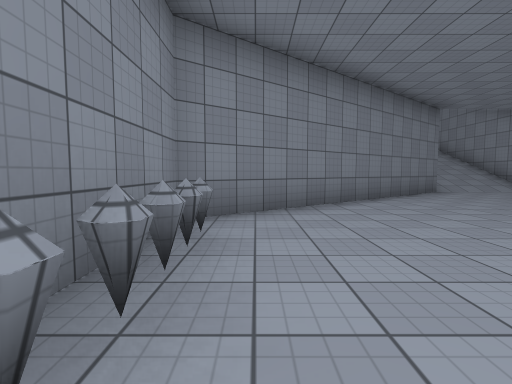
[1] (above)

17 first-person views from a walk through a scene from a Unity 3-D project. The camera is 1.2 m above the floor, tilts 4° down and sees 85° across. The floor is counted in squares, 2 m on a side. Each view is taken from the middle of a square. On the plan, view 1 faces up. The plan holds only what a view shows up to about 9 squares ahead; the rest is blank. The place goes on beyond the plan. The player is left out. Surface patterns are stand-ins for the level's own textures.

[2]
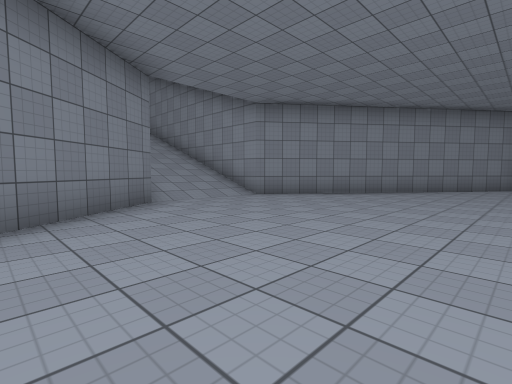

[3]
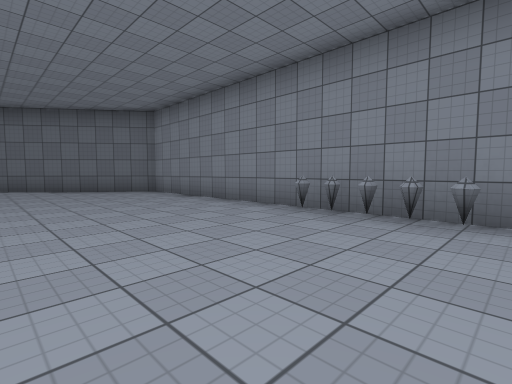

[4]
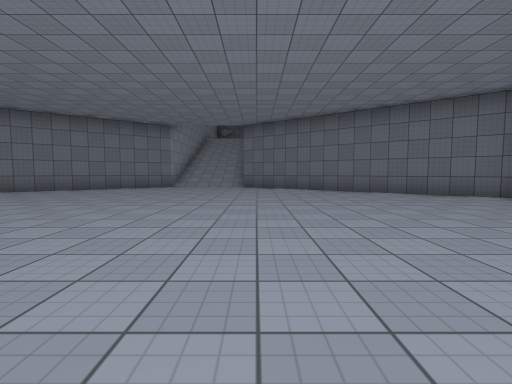

[5]
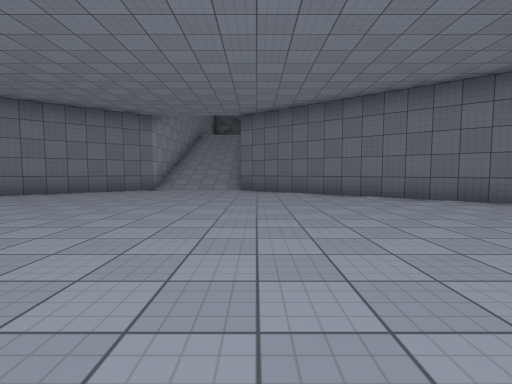

[6]
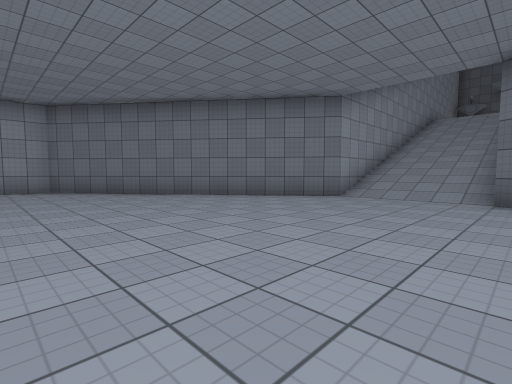

[7]
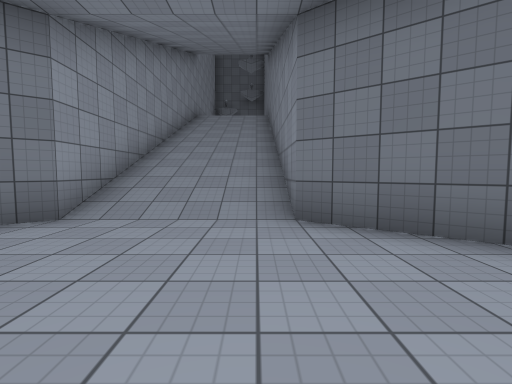

[8]
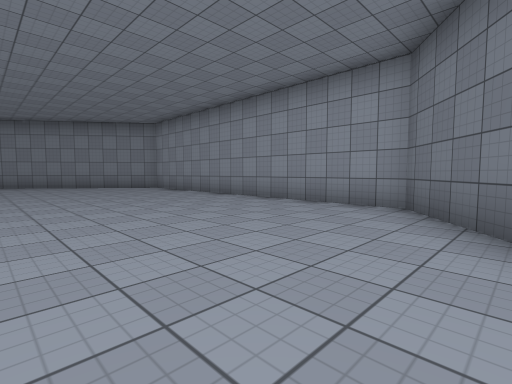

[9]
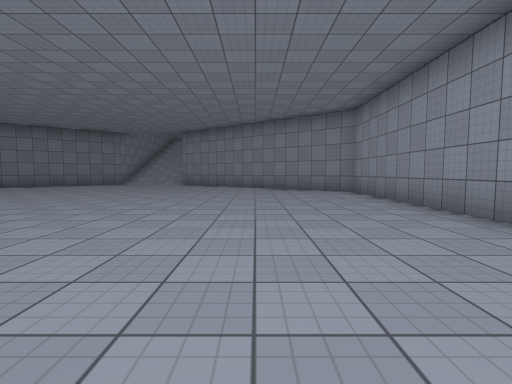

[10]
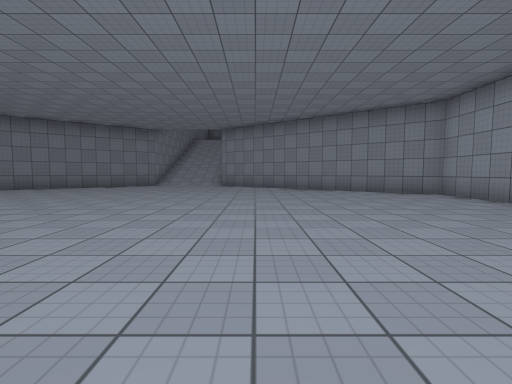

[11]
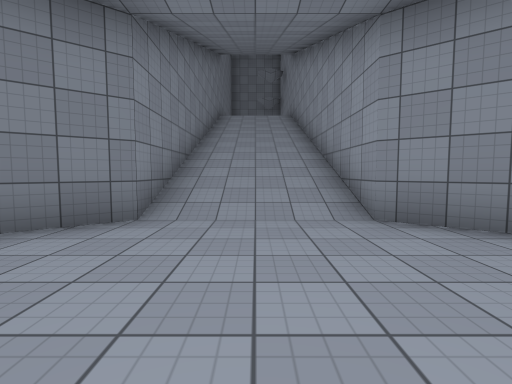

[12]
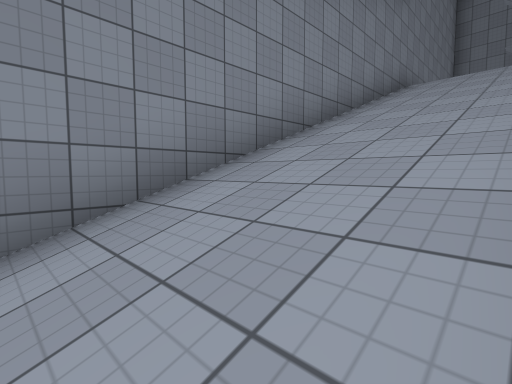

[13]
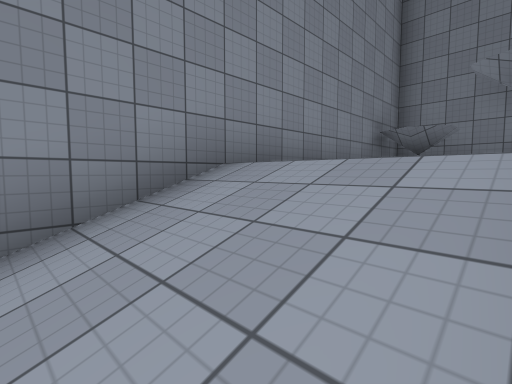

[14]
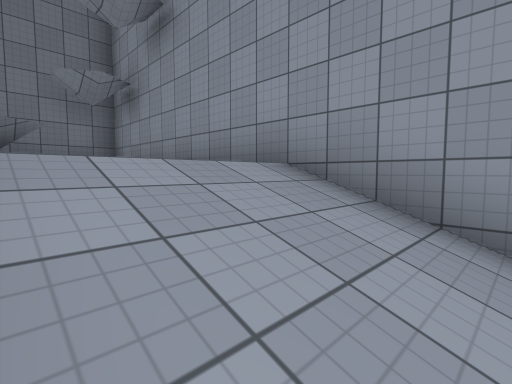

[15]
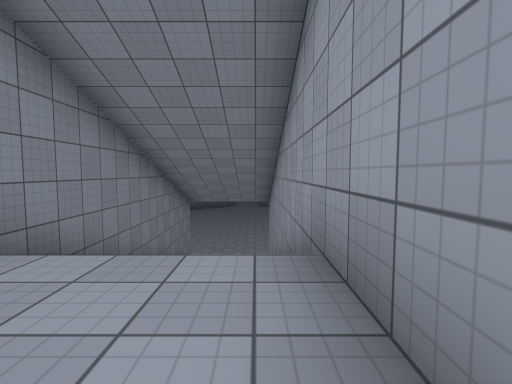

[16]
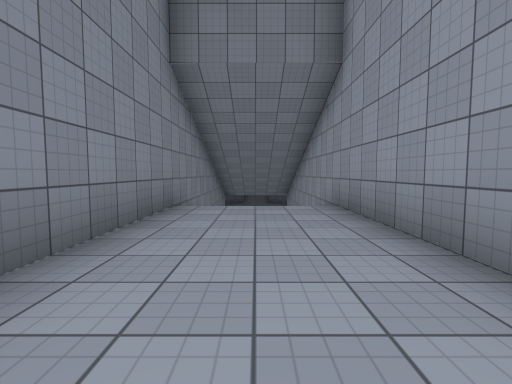

[17]
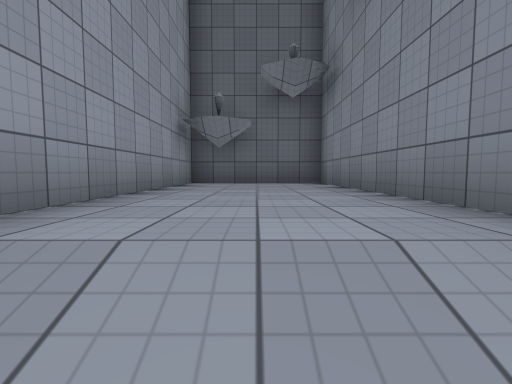

### Floor plan
Key: @ floor where view 1 was taken; # wall or solid block; . main floor; : floor 6 m higher than the main floor; / step, stairs or slope; ^ raised ledge; v drop or lower ground; O other object.
Columns run from 1 left of view 1 to 15 right of it. Each row starts with its distance up from view 1.
 23        v##
 22        ^  #
 21        ^  #
 20       #   #
 19       #   #
 18       #   #
 17       #///#
 16       #///#
 15       #///#
 14       #///#
 13       #///#
 12       #///#
 11       ^///^
 10       ^///^
  9       ^///^
  8      v#...#v
  7     ##.....##
  6    #.........#
  5  ##...........##
  4 #...............#
  3 O...............#
  2 O...............#
  1 O...............#
  0 #@..............#
 -1 #...............#
 -2 #...............#
 -3 #...............#
 -4 #...............#
 -5 #...............#
 -6 #...............#
 -7  ##...........##
 -8    #.........#
 -9     ##.....##
-10      v#...#v
-11       ^///^
-12       ^///^
-13       ^///^
-14       #///#
-15       #///#
-16       #///#
-17       #/  #
-18       #// #
-19       #///#
-20       #:::#
-21       #:::#
-22       #:::#
-23       #:::#
-24       #:::#
-25        ###

Positions as (right, up) in squares from view 1, and headings:
1: (0, 0), facing up
2: (3, 3), facing up-right
3: (3, 3), facing down-left
4: (5, 1), facing down
5: (5, -1), facing down
6: (5, -4), facing down-right
7: (6, -7), facing down
8: (10, -7), facing up-right
9: (12, -5), facing up
10: (10, -4), facing up
11: (7, 5), facing up
12: (8, 9), facing up-left
13: (8, 15), facing up-left
14: (6, 15), facing up-right
15: (8, -21), facing up
16: (7, -24), facing up
17: (7, -18), facing down
